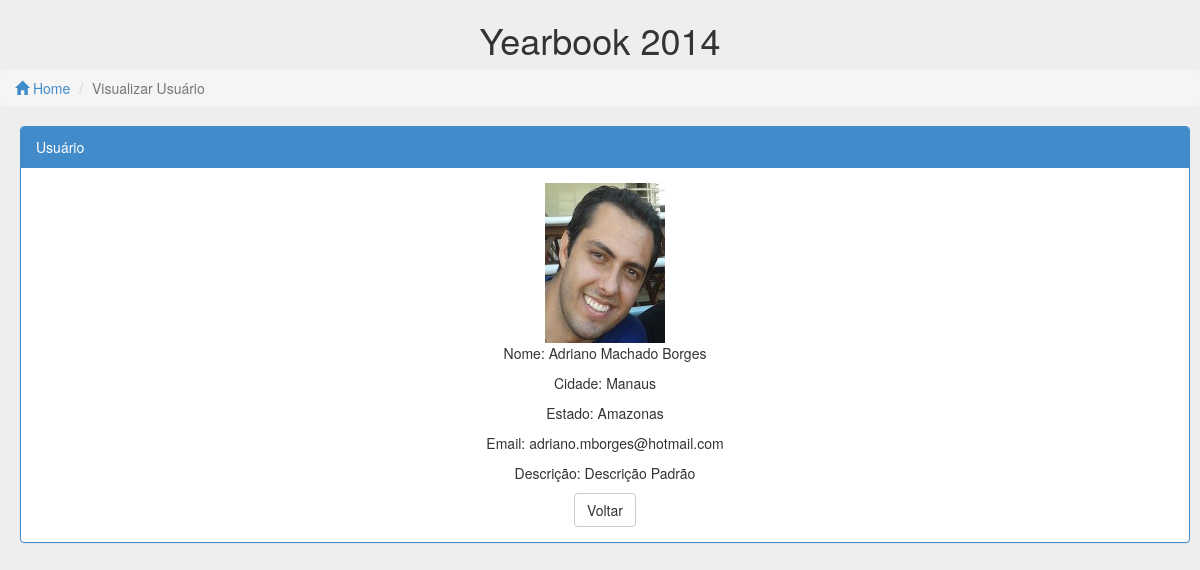
The app's page /html/usuarioVisualizar.php?login=ABorges (signed in) with its own data.
### tables this page shows
CREATE TABLE IF NOT EXISTS `participantes` (
  `login` varchar(20) NOT NULL,
  `senha` varchar(50) NOT NULL,
  `nomeCompleto` varchar(50) NOT NULL,
  `arquivoFoto` varchar(50) NOT NULL,
  `cidade` int(11) NOT NULL,
  `email` varchar(50) NOT NULL,
  `descricao` varchar(5000) NOT NULL,
  `tipo` int(11) NOT NULL DEFAULT '0',
  PRIMARY KEY (`login`)
);

CREATE TABLE IF NOT EXISTS `cidades` (
  `idCidade` int(11) NOT NULL AUTO_INCREMENT,
  `idEstado` int(11) NOT NULL,
  `nomeCidade` varchar(70) NOT NULL,
  PRIMARY KEY (`idCidade`)
);

CREATE TABLE IF NOT EXISTS `estados` (
  `idEstado` int(11) NOT NULL AUTO_INCREMENT,
  `sigaEstado` char(2) NOT NULL,
  `nomeEstado` varchar(50) NOT NULL,
  PRIMARY KEY (`idEstado`),
  UNIQUE KEY `sigaEstado` (`sigaEstado`)
);

### html/usuarioVisualizar.php (the view, shortened to what this page needs)
<!DOCTYPE html>
<html lang="pt">
<head>
    <link rel="stylesheet" type="text/css" href="../css/membros.css">
    <link href="../css/bootstrap.min.css" rel="stylesheet">
</head>
    <body>
        <div id="header" class="row">
            <center><h1>Yearbook 2014</h1></center>
        </div>
        <div id=nav>
            <ol class="breadcrumb">
                <li><a href="javascript:history.back(-1);"><span class="glyphicon glyphicon-home"></span>   Home</a> <span class="divider"></span></li>
                <li class="active">Visualizar Usuário</li>
            </ol>
        </div>
        <div class="grid-form myItem">
        <div class="panel panel-primary myPanel">
        <div class="panel-heading">Usuário</div>
        <div class="panel-body">
        <center>
            <?php
    if (!empty($_GET)) {
        $login = $_GET['login'];
        $pdo = Database::connect();
        $sql = 'SELECT * FROM participantes';
        foreach ($pdo->query($sql) as $row) {
            if($row['login'] == $login) {
                ?>
                <div class="row">
                    <div class="col-md-12">
                        <img src="../img/<?= $row['arquivoFoto'] ?>" alt="<?= $row['nomeCompleto']?>" class="imagemGrande"/>
                    </div>
                </div>
                <div class="row">
                    <div class="col-md-12">
                        <p>Nome: <?= $row['nomeCompleto'] ?></p>
                    </div>
                </div>
                <?php
                    $sql2 = 'SELECT * FROM cidades';
                    foreach ($pdo->query($sql2) as $cidade) {
                    if ($row['cidade'] == $cidade['idCidade']) {
                        ?>
                        <div class="row">
                            <div class="col-md-12">
                                <p>Cidade: <?= $cidade['nomeCidade'] ?></p>
                            </div>
                        </div>
                        <?php
                        $sql3 = 'SELECT * FROM estados';
                        foreach ($pdo->query($sql3) as $estado) {
                            if ($cidade['idEstado'] == $estado['idEstado']) {
                            ?>
                                <div class="row">
                                    <div class="col-md-12">
                                        <p>Estado: <?= $estado['nomeEstado'] ?></p>
                                    </div>
                                </div>
                            <?php
                                break;
                            }
                        }
                        break;
                    }
                }
                ?>
                <div class="row">
                    <div class="col-md-12">
                        <p>Email: <?=$row['email']?></p>
                        </div>
                    </div>
                <div class="row">
                    <div class="col-md-12">
                        <p>Descrição: <?= $row['descricao'] ?></p>
                        </div>
                    </div>
                <div class="row">
                    <div class="col-md-12">
                        <button class="btn btn-default" onClick="javascript:history.back(-1)">Voltar</button>
                        </div>
                    </div>
                <?php
            }
        }
    }?>
        </center>
        </div>
        </div>
        </div>
    </body>
</html>

### css/membros.css (style rules this page uses)
body { padding-bottom: 40px; background-color: #eee; }
.imagemGrande { width: 120px; height: 160px; }

### html/usuarioVisualizar.php (style rules this page uses)
body { padding-top: 0px; padding-bottom: 40px; padding-left: 0px; background-color: #eee; }
.myItem { padding-left: 10px; }
.myPanel { margin: 10px; }

### records on screen
participantes: arquivoFoto (picture), nomeCompleto "Adriano Machado Borges", email "adriano.mborges@hotmail.com", descricao "Descrição Padrão"
cidades: nomeCidade "Manaus"
estados: nomeEstado "Amazonas"
